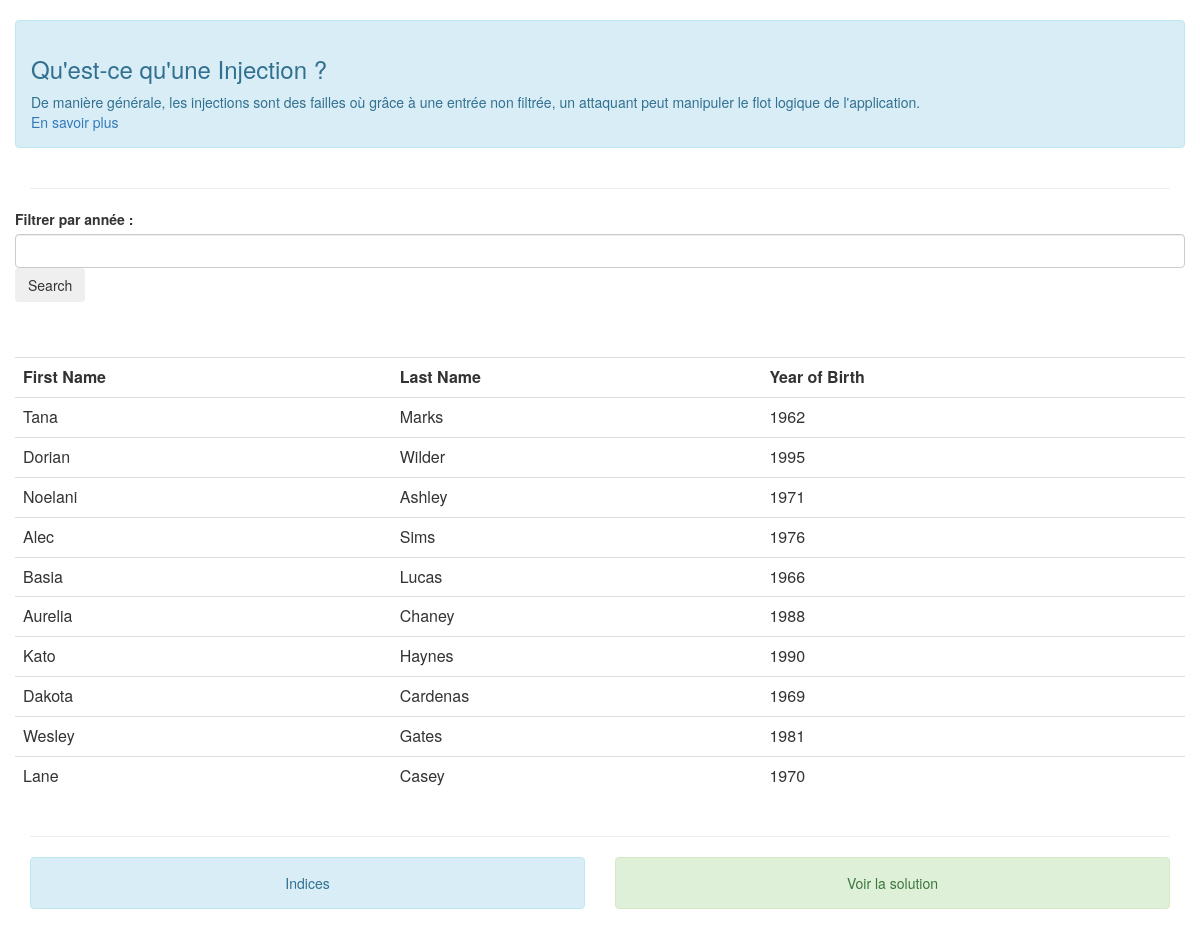
The page /A1 on the database its author committed.
### tables this page shows
CREATE TABLE users (
user_id text PRIMARY KEY
,
first_name text NOT NULL,
last_name text NOT NULL,
year_of_birth, password text);

### main.py (the view)
@app.route('/A1')
@app.route('/A1/<page>', methods=['POST'])
def A1(page='users'):
    return A1_vuln.render()

### vulns/A1.py (called while the page is built)
def render():
    cur = get_db().execute("SELECT * FROM users LIMIT 10")
    users = cur.fetchall()
    cur.close()
    close_connection(None)
    return render_template('A1.html', users=users)

def get_db():
    db = getattr(g, '_database', None)
    if db is None:
        db = g._database = sqlite3.connect(DATABASE)
    return db

def close_connection(exception):
    db = getattr(g, '_database', None)
    if db is not None:
      db.close()

### templates/A1.html (shortened to what this page needs)
{% extends "layout.html" %}
{% block content %}
<body>
  <div class="container">
    <div class="row">
      <div class="alert alert-info col-md-12">
        <h3>Qu'est-ce qu'une Injection ?</h3>
        <p>
          De manière générale, les injections sont des failles où grâce à une entrée non filtrée, un attaquant peut manipuler le flot logique de l'application.
        </p>
        <a target="_blank" href="https://www.owasp.org/index.php/Top_10_2017-A1-Injection">En savoir plus</a>
      </div>
    </div>
    <hr>
    <div class="row">
      <form action="?" method="GET" onkeyup="search(); return false;">
        <div class="form-group">
          <label for="searchYear">Filtrer par année : </label>
          <input onchange="search();" class="form-control" type="text" id="searchYear" value=""/>
          <input class="btn" type="submit" value="Search"/>
        </div>
      </form>
      <br><br>
      <table class="table" id="results">
        <tr>
          <th>First Name</th>
          <th>Last Name</th>
          <th>Year of Birth</th>
        </tr>
        {% for user in users %}
        <tr class="result">
          <td>{{ user[1] }}</td>
          <td>{{ user[2] }}</td>
          <td>{{ user[3] }}</td>
        </tr>
        {% endfor %}
      </table>
    </div>
    <hr>
    <div class="row">
      <div class="col-md-6">
        <button data-toggle="collapse" data-target="#hints" class="alert alert-info col-md-12">Indices</button>
      </div>
      <div class="col-md-6">
        <button data-toggle="collapse" data-target="#solution" class="alert alert-success col-md-12">Voir la solution</button>
      </div>
    </div>
  </div>
</body>
{% endblock %}

### templates/layout.html (shortened to what this page needs)
<!doctype html>
<link rel="stylesheet" href="https://maxcdn.bootstrapcdn.com/bootstrap/3.3.7/css/bootstrap.min.css">
{% block content %} {% endblock %}

### rows shown on the page
users: first_name "Tana", last_name "Marks", year_of_birth "1962"
users: first_name "Dorian", last_name "Wilder", year_of_birth "1995"
users: first_name "Noelani", last_name "Ashley", year_of_birth "1971"
users: first_name "Alec", last_name "Sims", year_of_birth "1976"
users: first_name "Basia", last_name "Lucas", year_of_birth "1966"
users: first_name "Aurelia", last_name "Chaney", year_of_birth "1988"
users: first_name "Kato", last_name "Haynes", year_of_birth "1990"
users: first_name "Dakota", last_name "Cardenas", year_of_birth "1969"
users: first_name "Wesley", last_name "Gates", year_of_birth "1981"
users: first_name "Lane", last_name "Casey", year_of_birth "1970"
